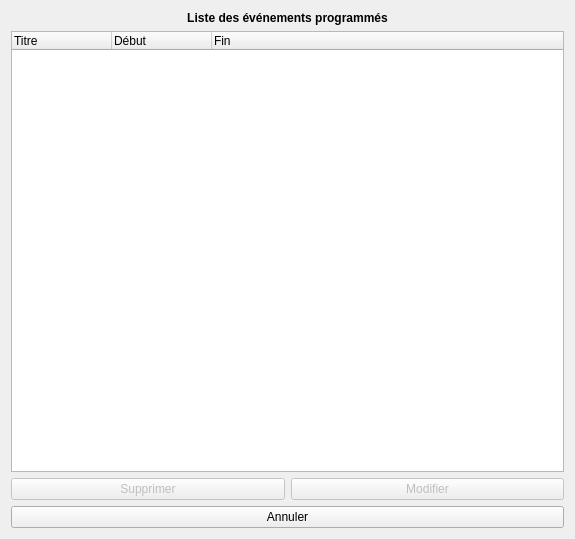
<?xml version="1.0" encoding="UTF-8"?>
<ui version="4.0">
 <class>EvenementEditor</class>
 <widget class="QDialog" name="EvenementEditor">
  <property name="geometry">
   <rect>
    <x>0</x>
    <y>0</y>
    <width>575</width>
    <height>539</height>
   </rect>
  </property>
  <property name="windowTitle">
   <string>Dialog</string>
  </property>
  <layout class="QVBoxLayout" name="verticalLayout">
   <item>
    <widget class="QLabel" name="label">
     <property name="font">
      <font>
       <weight>75</weight>
       <bold>true</bold>
      </font>
     </property>
     <property name="text">
      <string>Liste des événements programmés</string>
     </property>
     <property name="alignment">
      <set>Qt::AlignCenter</set>
     </property>
    </widget>
   </item>
   <item>
    <widget class="QTreeWidget" name="treeWidgetEvenements">
     <column>
      <property name="text">
       <string>Titre</string>
      </property>
     </column>
     <column>
      <property name="text">
       <string>Début</string>
      </property>
     </column>
     <column>
      <property name="text">
       <string>Fin</string>
      </property>
     </column>
    </widget>
   </item>
   <item>
    <layout class="QHBoxLayout" name="horizontalLayout">
     <item>
      <widget class="QPushButton" name="buttonSupprimer">
       <property name="enabled">
        <bool>false</bool>
       </property>
       <property name="text">
        <string>Supprimer</string>
       </property>
      </widget>
     </item>
     <item>
      <widget class="QPushButton" name="buttonModifier">
       <property name="enabled">
        <bool>false</bool>
       </property>
       <property name="text">
        <string>Modifier</string>
       </property>
      </widget>
     </item>
    </layout>
   </item>
   <item>
    <widget class="QPushButton" name="buttonAnnuler">
     <property name="enabled">
      <bool>true</bool>
     </property>
     <property name="text">
      <string>Annuler</string>
     </property>
    </widget>
   </item>
  </layout>
 </widget>
 <resources/>
 <connections>
  <connection>
   <sender>buttonAnnuler</sender>
   <signal>clicked()</signal>
   <receiver>EvenementEditor</receiver>
   <slot>close()</slot>
   <hints>
    <hint type="sourcelabel">
     <x>148</x>
     <y>507</y>
    </hint>
    <hint type="destinationlabel">
     <x>287</x>
     <y>269</y>
    </hint>
   </hints>
  </connection>
 </connections>
</ui>
